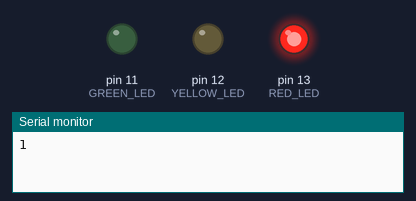
Recording of a sketch running on a simulated Arduino Uno, built with avr-gcc and run on an emulated ATmega328P. Parts: output pins drawn as LEDs (lit = HIGH), the last lines printed to the serial monitor.

Above: at 1.0 s.
At 5.0 s:
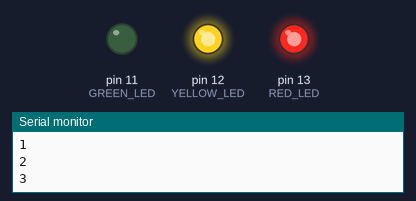
At 7.0 s:
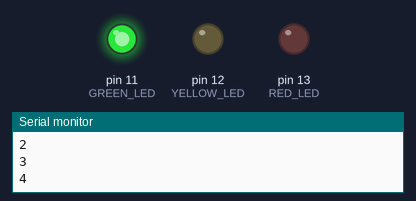
At 9.0 s:
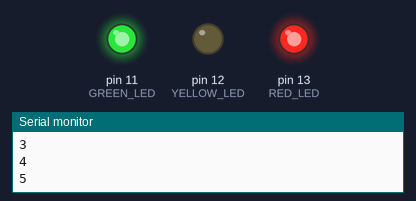
At 13.0 s:
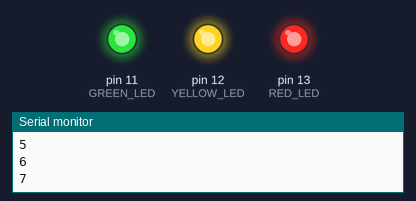
At 17.0 s:
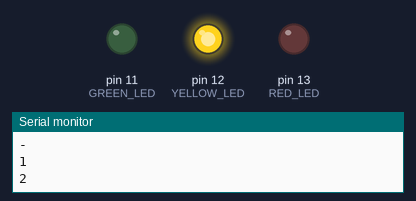
Timing chart, 0 to 18.2 s (numbered marks = the images above):
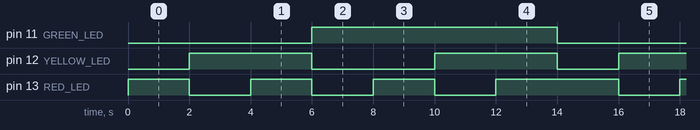

Measured:
- by itself, pin 11 (GREEN_LED): alternates HIGH for 8.0 s and LOW for 6.0 s
- by itself, pin 12 (YELLOW_LED): repeats every 14.0 s: LOW 4.0 s, HIGH 4.0 s, LOW 2.0 s, HIGH 4.0 s
- by itself, pin 13 (RED_LED): repeats every 14.0 s: 2 × (LOW 2.0 s, HIGH 2.0 s), LOW 2.0 s, HIGH 4.0 s

The sketch:

Exercise2_Binary_counter.ino
```cpp
const byte RED_LED = 13;
const byte YELLOW_LED = 12;
const byte GREEN_LED = 11;
int timeUnit = 2000;

void setup() {
  // put your setup code here, to run once:

  Serial.begin(9600);
  pinMode(RED_LED, OUTPUT);
  pinMode(YELLOW_LED, OUTPUT);
  pinMode(GREEN_LED, OUTPUT);

}

void loop() {
  // put your main code here, to run repeatedly:

  binaryCount(0,0,1);
  binaryCount(0,1,0);
  binaryCount(0,1,1);
  binaryCount(1,0,0);
  binaryCount(1,0,1);
  binaryCount(1,1,0);
  binaryCount(1,1,1);
  Serial.println("-");
}

void binaryCount(byte x, byte y, byte z) {
  digitalWrite(GREEN_LED, x);
  digitalWrite(YELLOW_LED, y);
  digitalWrite(RED_LED, z);
  Serial.println(x * 4 + y * 2 + z);
  delay(timeUnit);
}
```
